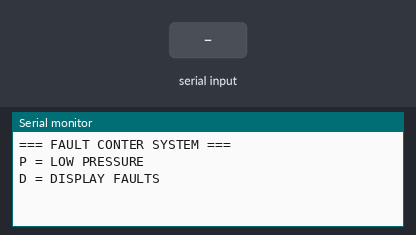
Bench run of a sketch on a simulated Arduino Uno, built for the host (arithmetic inside an expression is 32-bit, double 64-bit). Shown: the last lines printed to the serial monitor. The inputs (shaded band) are chosen by the test bench. EEPROM starts erased.

Above: at 1.2 s.
1.3 s: "P" received over Serial
At 2.5 s:
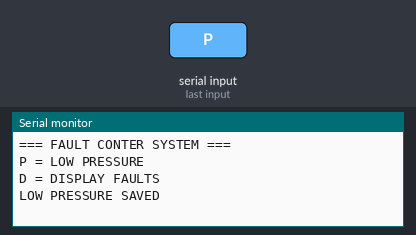
2.8 s: "D" received over Serial
At 3.7 s:
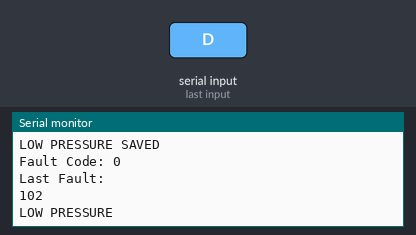

The sketch:

main.ino
```cpp
#include <Arduino.h>
#include <EEPROM.h>

const int EEPROM_SIZE = 32;
int faultCount = 0;


void setup(){
  Serial.begin(9600);
  EEPROM.begin(EEPROM_SIZE);
  Serial.println("=== FAULT CONTER SYSTEM ===");
  Serial.println("P = LOW PRESSURE");
  Serial.println("D = DISPLAY FAULTS");

  faultCount = EEPROM.read(0);


}

void loop(){
  if(Serial.available () > 0){
    char input = Serial.read();

    if(input == 'P'){
       faultCount++;

      EEPROM.write(0, faultCount);
      EEPROM.write(1, 102);

      EEPROM.commit();

      Serial.println("LOW PRESSURE SAVED");

      } else
      if(input == 'D'){
        int faults = EEPROM.read(0);
        int fault = EEPROM.read(1);

        Serial.print("Fault Code: ");
        Serial.println(faults);
        Serial.println("Last Fault: ");
        Serial.println(fault);

        if(fault == 102){
          Serial.println("LOW PRESSURE");

        }
      }
    }
  }
```

Measured:
- after the input at 1.3 s, the serial monitor: prints a new line at once (image 1)
- after the input at 2.8 s, the serial monitor: prints a new line at once (image 2)
